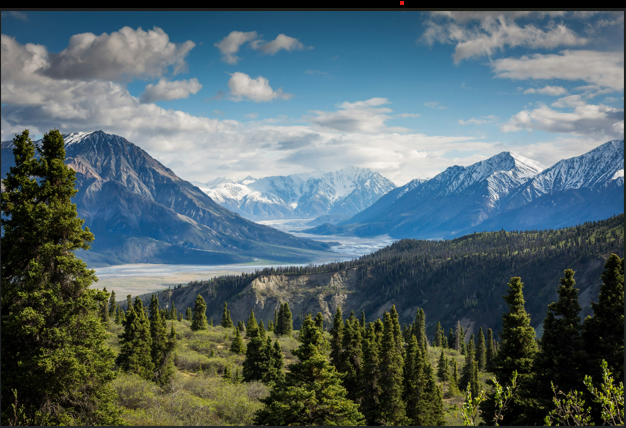
#> input picture Image_praktik/gng.png, 626 x 428 px
$ python tresholding.py
#> lines starting #> are read from the running program, lines starting #| are printed output that depends on the picture; after the words box and inside, x2 and y2 are one past the last pixel; in counts of white or black regions, pixels touching at a corner belong together
import numpy as np
import os
import cv2

imagePath = os.path.join(".","gng.png")

image = cv2.imread(imagePath)
#> image is the input picture: shape (428, 626, 3); mean B, G, R 104.6, 101.4, 84.1
cv2.imshow("Original", image)
image = cv2.cvtColor(image, cv2.COLOR_BGR2GRAY)
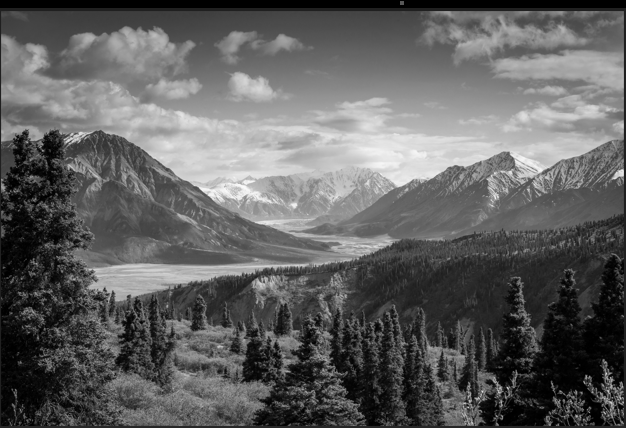
#> image: shape (428, 626); min 0, max 252, mean 96.6

blurred = cv2.GaussianBlur(image, (5,5), 0)
cv2.imshow("image",image)

(T, thresh) = cv2.threshold(blurred, 155, 255, cv2.THRESH_BINARY)
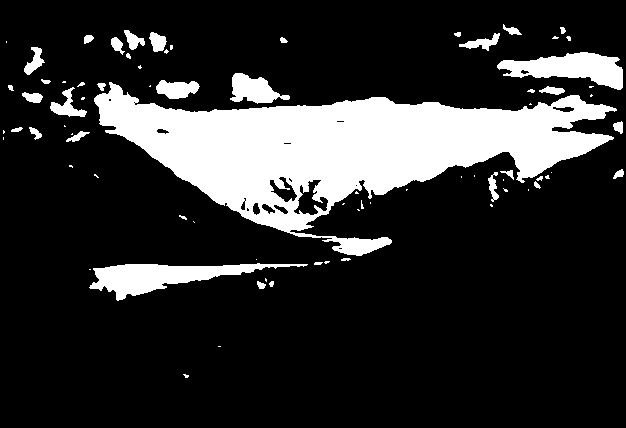
#> thresh: shape (428, 626); 18.3% white; 77 white regions (39 under 20 px), largest, box (x1, y1, x2, y2) and area: (94, 82, 617, 256) 38118, (89, 263, 308, 301) 3272, (497, 52, 623, 90) 2641
cv2.imshow("Threshold Binary", thresh)

(T, threshInv) = cv2.threshold(blurred, 155, 255, cv2.THRESH_BINARY_INV)

cv2.imshow("Threshold Binary Inverse", threshInv)

cv2.imshow("Mount", cv2.bitwise_and(image, image, mask =threshInv))
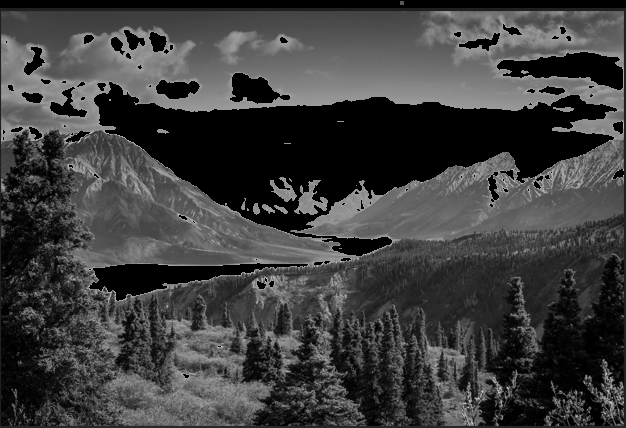
#> window 'Mount': shape (428, 626); min 0, max 226, mean 62.4
cv2.waitKey(0)
